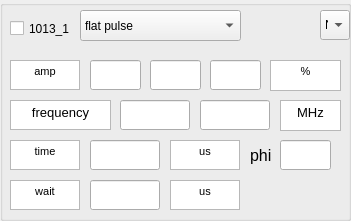
   <widget class="QGroupBox" name="groupBox_7">
    <property name="geometry">
     <rect>
      <x>480</x>
      <y>50</y>
      <width>351</width>
      <height>221</height>
     </rect>
    </property>
    <property name="title">
     <string/>
    </property>
    <widget class="QTextBrowser" name="textBrowser_49">
     <property name="geometry">
      <rect>
       <x>10</x>
       <y>60</y>
       <width>70</width>
       <height>30</height>
      </rect>
     </property>
     <property name="html">
      <string>&lt;!DOCTYPE HTML PUBLIC &quot;-//W3C//DTD HTML 4.0//EN&quot; &quot;http://www.w3.org/TR/REC-html40/strict.dtd&quot;&gt;
&lt;html&gt;&lt;head&gt;&lt;meta name=&quot;qrichtext&quot; content=&quot;1&quot; /&gt;&lt;style type=&quot;text/css&quot;&gt;
p, li { white-space: pre-wrap; }
&lt;/style&gt;&lt;/head&gt;&lt;body style=&quot; font-family:'MS Shell Dlg 2'; font-size:8.25pt; font-weight:400; font-style:normal;&quot;&gt;
&lt;p align=&quot;center&quot; style=&quot; margin-top:0px; margin-bottom:0px; margin-left:0px; margin-right:0px; -qt-block-indent:0; text-indent:0px;&quot;&gt;amp&lt;/p&gt;&lt;/body&gt;&lt;/html&gt;</string>
     </property>
     <property name="openExternalLinks">
      <bool>false</bool>
     </property>
    </widget>
    <widget class="QTextBrowser" name="textBrowser_50">
     <property name="geometry">
      <rect>
       <x>270</x>
       <y>60</y>
       <width>71</width>
       <height>31</height>
      </rect>
     </property>
     <property name="html">
      <string>&lt;!DOCTYPE HTML PUBLIC &quot;-//W3C//DTD HTML 4.0//EN&quot; &quot;http://www.w3.org/TR/REC-html40/strict.dtd&quot;&gt;
&lt;html&gt;&lt;head&gt;&lt;meta name=&quot;qrichtext&quot; content=&quot;1&quot; /&gt;&lt;style type=&quot;text/css&quot;&gt;
p, li { white-space: pre-wrap; }
&lt;/style&gt;&lt;/head&gt;&lt;body style=&quot; font-family:'MS Shell Dlg 2'; font-size:8.25pt; font-weight:400; font-style:normal;&quot;&gt;
&lt;p align=&quot;center&quot; style=&quot; margin-top:0px; margin-bottom:0px; margin-left:0px; margin-right:0px; -qt-block-indent:0; text-indent:0px;&quot;&gt;%&lt;/p&gt;&lt;/body&gt;&lt;/html&gt;</string>
     </property>
    </widget>
    <widget class="QTextBrowser" name="textBrowser_51">
     <property name="geometry">
      <rect>
       <x>10</x>
       <y>140</y>
       <width>70</width>
       <height>30</height>
      </rect>
     </property>
     <property name="sizePolicy">
      <sizepolicy hsizetype="Fixed" vsizetype="Fixed">
       <horstretch>0</horstretch>
       <verstretch>0</verstretch>
      </sizepolicy>
     </property>
     <property name="html">
      <string>&lt;!DOCTYPE HTML PUBLIC &quot;-//W3C//DTD HTML 4.0//EN&quot; &quot;http://www.w3.org/TR/REC-html40/strict.dtd&quot;&gt;
&lt;html&gt;&lt;head&gt;&lt;meta name=&quot;qrichtext&quot; content=&quot;1&quot; /&gt;&lt;style type=&quot;text/css&quot;&gt;
p, li { white-space: pre-wrap; }
&lt;/style&gt;&lt;/head&gt;&lt;body style=&quot; font-family:'MS Shell Dlg 2'; font-size:8.25pt; font-weight:400; font-style:normal;&quot;&gt;
&lt;p align=&quot;center&quot; style=&quot; margin-top:12px; margin-bottom:12px; margin-left:0px; margin-right:0px; -qt-block-indent:0; text-indent:0px;&quot;&gt;time&lt;/p&gt;&lt;/body&gt;&lt;/html&gt;</string>
     </property>
    </widget>
    <widget class="QTextBrowser" name="textBrowser_52">
     <property name="geometry">
      <rect>
       <x>10</x>
       <y>100</y>
       <width>101</width>
       <height>30</height>
      </rect>
     </property>
     <property name="html">
      <string>&lt;!DOCTYPE HTML PUBLIC &quot;-//W3C//DTD HTML 4.0//EN&quot; &quot;http://www.w3.org/TR/REC-html40/strict.dtd&quot;&gt;
&lt;html&gt;&lt;head&gt;&lt;meta name=&quot;qrichtext&quot; content=&quot;1&quot; /&gt;&lt;style type=&quot;text/css&quot;&gt;
p, li { white-space: pre-wrap; }
&lt;/style&gt;&lt;/head&gt;&lt;body style=&quot; font-family:'MS Shell Dlg 2'; font-size:8.25pt; font-weight:400; font-style:normal;&quot;&gt;
&lt;p align=&quot;center&quot; style=&quot; margin-top:0px; margin-bottom:0px; margin-left:0px; margin-right:0px; -qt-block-indent:0; text-indent:0px;&quot;&gt;&lt;span style=&quot; font-size:10pt;&quot;&gt;frequency&lt;/span&gt;&lt;/p&gt;&lt;/body&gt;&lt;/html&gt;</string>
     </property>
    </widget>
    <widget class="QLineEdit" name="start_frequency_1013_1">
     <property name="geometry">
      <rect>
       <x>120</x>
       <y>100</y>
       <width>70</width>
       <height>30</height>
      </rect>
     </property>
    </widget>
    <widget class="QLineEdit" name="end_frequency_1013_1">
     <property name="geometry">
      <rect>
       <x>200</x>
       <y>100</y>
       <width>70</width>
       <height>30</height>
      </rect>
     </property>
    </widget>
    <widget class="QTextBrowser" name="textBrowser_53">
     <property name="geometry">
      <rect>
       <x>280</x>
       <y>100</y>
       <width>61</width>
       <height>31</height>
      </rect>
     </property>
     <property name="html">
      <string>&lt;!DOCTYPE HTML PUBLIC &quot;-//W3C//DTD HTML 4.0//EN&quot; &quot;http://www.w3.org/TR/REC-html40/strict.dtd&quot;&gt;
&lt;html&gt;&lt;head&gt;&lt;meta name=&quot;qrichtext&quot; content=&quot;1&quot; /&gt;&lt;style type=&quot;text/css&quot;&gt;
p, li { white-space: pre-wrap; }
&lt;/style&gt;&lt;/head&gt;&lt;body style=&quot; font-family:'MS Shell Dlg 2'; font-size:8.25pt; font-weight:400; font-style:normal;&quot;&gt;
&lt;p align=&quot;center&quot; style=&quot; margin-top:0px; margin-bottom:0px; margin-left:0px; margin-right:0px; -qt-block-indent:0; text-indent:0px;&quot;&gt;&lt;span style=&quot; font-size:10pt;&quot;&gt;MHz&lt;/span&gt;&lt;/p&gt;&lt;/body&gt;&lt;/html&gt;</string>
     </property>
    </widget>
    <widget class="QLineEdit" name="time_1013_1">
     <property name="geometry">
      <rect>
       <x>90</x>
       <y>140</y>
       <width>70</width>
       <height>30</height>
      </rect>
     </property>
    </widget>
    <widget class="QTextBrowser" name="textBrowser_54">
     <property name="geometry">
      <rect>
       <x>10</x>
       <y>180</y>
       <width>70</width>
       <height>30</height>
      </rect>
     </property>
     <property name="html">
      <string>&lt;!DOCTYPE HTML PUBLIC &quot;-//W3C//DTD HTML 4.0//EN&quot; &quot;http://www.w3.org/TR/REC-html40/strict.dtd&quot;&gt;
&lt;html&gt;&lt;head&gt;&lt;meta name=&quot;qrichtext&quot; content=&quot;1&quot; /&gt;&lt;style type=&quot;text/css&quot;&gt;
p, li { white-space: pre-wrap; }
&lt;/style&gt;&lt;/head&gt;&lt;body style=&quot; font-family:'MS Shell Dlg 2'; font-size:8.25pt; font-weight:400; font-style:normal;&quot;&gt;
&lt;p align=&quot;center&quot; style=&quot; margin-top:0px; margin-bottom:0px; margin-left:0px; margin-right:0px; -qt-block-indent:0; text-indent:0px;&quot;&gt;&lt;span style=&quot; font-size:8pt;&quot;&gt;wait&lt;/span&gt;&lt;/p&gt;&lt;/body&gt;&lt;/html&gt;</string>
     </property>
    </widget>
    <widget class="QLineEdit" name="wait_time_1013_1">
     <property name="geometry">
      <rect>
       <x>90</x>
       <y>180</y>
       <width>70</width>
       <height>30</height>
      </rect>
     </property>
    </widget>
    <widget class="QTextBrowser" name="textBrowser_55">
     <property name="geometry">
      <rect>
       <x>170</x>
       <y>140</y>
       <width>70</width>
       <height>30</height>
      </rect>
     </property>
     <property name="html">
      <string>&lt;!DOCTYPE HTML PUBLIC &quot;-//W3C//DTD HTML 4.0//EN&quot; &quot;http://www.w3.org/TR/REC-html40/strict.dtd&quot;&gt;
&lt;html&gt;&lt;head&gt;&lt;meta name=&quot;qrichtext&quot; content=&quot;1&quot; /&gt;&lt;style type=&quot;text/css&quot;&gt;
p, li { white-space: pre-wrap; }
&lt;/style&gt;&lt;/head&gt;&lt;body style=&quot; font-family:'MS Shell Dlg 2'; font-size:8.25pt; font-weight:400; font-style:normal;&quot;&gt;
&lt;p align=&quot;center&quot; style=&quot; margin-top:0px; margin-bottom:0px; margin-left:0px; margin-right:0px; -qt-block-indent:0; text-indent:0px;&quot;&gt;us&lt;/p&gt;&lt;/body&gt;&lt;/html&gt;</string>
     </property>
    </widget>
    <widget class="QTextBrowser" name="textBrowser_56">
     <property name="geometry">
      <rect>
       <x>170</x>
       <y>180</y>
       <width>70</width>
       <height>30</height>
      </rect>
     </property>
     <property name="html">
      <string>&lt;!DOCTYPE HTML PUBLIC &quot;-//W3C//DTD HTML 4.0//EN&quot; &quot;http://www.w3.org/TR/REC-html40/strict.dtd&quot;&gt;
&lt;html&gt;&lt;head&gt;&lt;meta name=&quot;qrichtext&quot; content=&quot;1&quot; /&gt;&lt;style type=&quot;text/css&quot;&gt;
p, li { white-space: pre-wrap; }
&lt;/style&gt;&lt;/head&gt;&lt;body style=&quot; font-family:'MS Shell Dlg 2'; font-size:8.25pt; font-weight:400; font-style:normal;&quot;&gt;
&lt;p align=&quot;center&quot; style=&quot; margin-top:0px; margin-bottom:0px; margin-left:0px; margin-right:0px; -qt-block-indent:0; text-indent:0px;&quot;&gt;&lt;span style=&quot; font-size:8pt;&quot;&gt;us&lt;/span&gt;&lt;/p&gt;&lt;/body&gt;&lt;/html&gt;</string>
     </property>
    </widget>
    <widget class="QCheckBox" name="checkBox_1013_1">
     <property name="geometry">
      <rect>
       <x>10</x>
       <y>20</y>
       <width>70</width>
       <height>17</height>
      </rect>
     </property>
     <property name="text">
      <string>1013_1</string>
     </property>
    </widget>
    <widget class="QComboBox" name="waveform_1013_1">
     <property name="geometry">
      <rect>
       <x>80</x>
       <y>10</y>
       <width>161</width>
       <height>31</height>
      </rect>
     </property>
     <item>
      <property name="text">
       <string>flat pulse</string>
      </property>
     </item>
     <item>
      <property name="text">
       <string>blackman pulse</string>
      </property>
     </item>
     <item>
      <property name="text">
       <string>ramp frequency</string>
      </property>
     </item>
     <item>
      <property name="text">
       <string>load from file</string>
      </property>
     </item>
    </widget>
    <widget class="QLineEdit" name="num_amp_1013_1">
     <property name="geometry">
      <rect>
       <x>210</x>
       <y>60</y>
       <width>51</width>
       <height>30</height>
      </rect>
     </property>
    </widget>
    <widget class="QLineEdit" name="end_amp_1013_1">
     <property name="geometry">
      <rect>
       <x>150</x>
       <y>60</y>
       <width>51</width>
       <height>30</height>
      </rect>
     </property>
    </widget>
    <widget class="QLineEdit" name="start_amp_1013_1">
     <property name="geometry">
      <rect>
       <x>90</x>
       <y>60</y>
       <width>51</width>
       <height>30</height>
      </rect>
     </property>
    </widget>
    <widget class="QComboBox" name="Connected_1013_1">
     <property name="geometry">
      <rect>
       <x>320</x>
       <y>10</y>
       <width>30</width>
       <height>30</height>
      </rect>
     </property>
     <item>
      <property name="text">
       <string>N</string>
      </property>
     </item>
     <item>
      <property name="text">
       <string>1</string>
      </property>
     </item>
     <item>
      <property name="text">
       <string>2</string>
      </property>
     </item>
     <item>
      <property name="text">
       <string>3</string>
      </property>
     </item>
     <item>
      <property name="text">
       <string>4</string>
      </property>
     </item>
     <item>
      <property name="text">
       <string>5</string>
      </property>
     </item>
     <item>
      <property name="text">
       <string>6</string>
      </property>
     </item>
    </widget>
    <widget class="QLineEdit" name="phi_1013_1">
     <property name="geometry">
      <rect>
       <x>280</x>
       <y>140</y>
       <width>51</width>
       <height>30</height>
      </rect>
     </property>
    </widget>
    <widget class="QLabel" name="label_phi_1013_1">
     <property name="geometry">
      <rect>
       <x>250</x>
       <y>140</y>
       <width>41</width>
       <height>31</height>
      </rect>
     </property>
     <property name="font">
      <font>
       <family>Arial</family>
       <pointsize>12</pointsize>
      </font>
     </property>
     <property name="text">
      <string>phi</string>
     </property>
    </widget>
   </widget>
